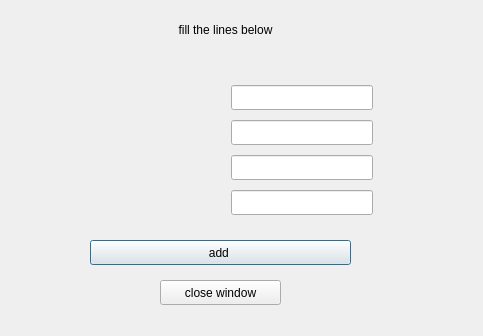
<?xml version="1.0" encoding="UTF-8"?>
<ui version="4.0">
 <class>addnewrow</class>
 <widget class="QDialog" name="addnewrow">
  <property name="geometry">
   <rect>
    <x>0</x>
    <y>0</y>
    <width>483</width>
    <height>336</height>
   </rect>
  </property>
  <property name="windowTitle">
   <string>Dialog</string>
  </property>
  <widget class="QLineEdit" name="lineEdit">
   <property name="geometry">
    <rect>
     <x>231</x>
     <y>85</y>
     <width>142</width>
     <height>25</height>
    </rect>
   </property>
  </widget>
  <widget class="QLineEdit" name="lineEdit_2">
   <property name="geometry">
    <rect>
     <x>231</x>
     <y>120</y>
     <width>142</width>
     <height>25</height>
    </rect>
   </property>
  </widget>
  <widget class="QLineEdit" name="lineEdit_3">
   <property name="geometry">
    <rect>
     <x>231</x>
     <y>155</y>
     <width>142</width>
     <height>25</height>
    </rect>
   </property>
  </widget>
  <widget class="QLineEdit" name="lineEdit_4">
   <property name="geometry">
    <rect>
     <x>231</x>
     <y>190</y>
     <width>142</width>
     <height>25</height>
    </rect>
   </property>
  </widget>
  <widget class="QLabel" name="label">
   <property name="geometry">
    <rect>
     <x>59</x>
     <y>81</y>
     <width>159</width>
     <height>30</height>
    </rect>
   </property>
   <property name="text">
    <string/>
   </property>
  </widget>
  <widget class="QLabel" name="label_2">
   <property name="geometry">
    <rect>
     <x>59</x>
     <y>117</y>
     <width>159</width>
     <height>31</height>
    </rect>
   </property>
   <property name="text">
    <string/>
   </property>
  </widget>
  <widget class="QLabel" name="label_3">
   <property name="geometry">
    <rect>
     <x>59</x>
     <y>154</y>
     <width>159</width>
     <height>30</height>
    </rect>
   </property>
   <property name="text">
    <string/>
   </property>
  </widget>
  <widget class="QLabel" name="label_4">
   <property name="geometry">
    <rect>
     <x>59</x>
     <y>190</y>
     <width>159</width>
     <height>30</height>
    </rect>
   </property>
   <property name="text">
    <string/>
   </property>
  </widget>
  <widget class="QPushButton" name="pushButton">
   <property name="geometry">
    <rect>
     <x>90</x>
     <y>240</y>
     <width>261</width>
     <height>25</height>
    </rect>
   </property>
   <property name="text">
    <string>add </string>
   </property>
  </widget>
  <widget class="QLabel" name="label_5">
   <property name="geometry">
    <rect>
     <x>80</x>
     <y>20</y>
     <width>291</width>
     <height>20</height>
    </rect>
   </property>
   <property name="text">
    <string>fill the lines below</string>
   </property>
   <property name="alignment">
    <set>Qt::AlignCenter</set>
   </property>
  </widget>
  <widget class="QLabel" name="label_6">
   <property name="geometry">
    <rect>
     <x>100</x>
     <y>50</y>
     <width>331</width>
     <height>20</height>
    </rect>
   </property>
   <property name="text">
    <string/>
   </property>
  </widget>
  <widget class="QPushButton" name="pushButton_2">
   <property name="geometry">
    <rect>
     <x>160</x>
     <y>280</y>
     <width>121</width>
     <height>25</height>
    </rect>
   </property>
   <property name="text">
    <string>close window</string>
   </property>
  </widget>
 </widget>
 <resources/>
 <connections/>
</ui>
